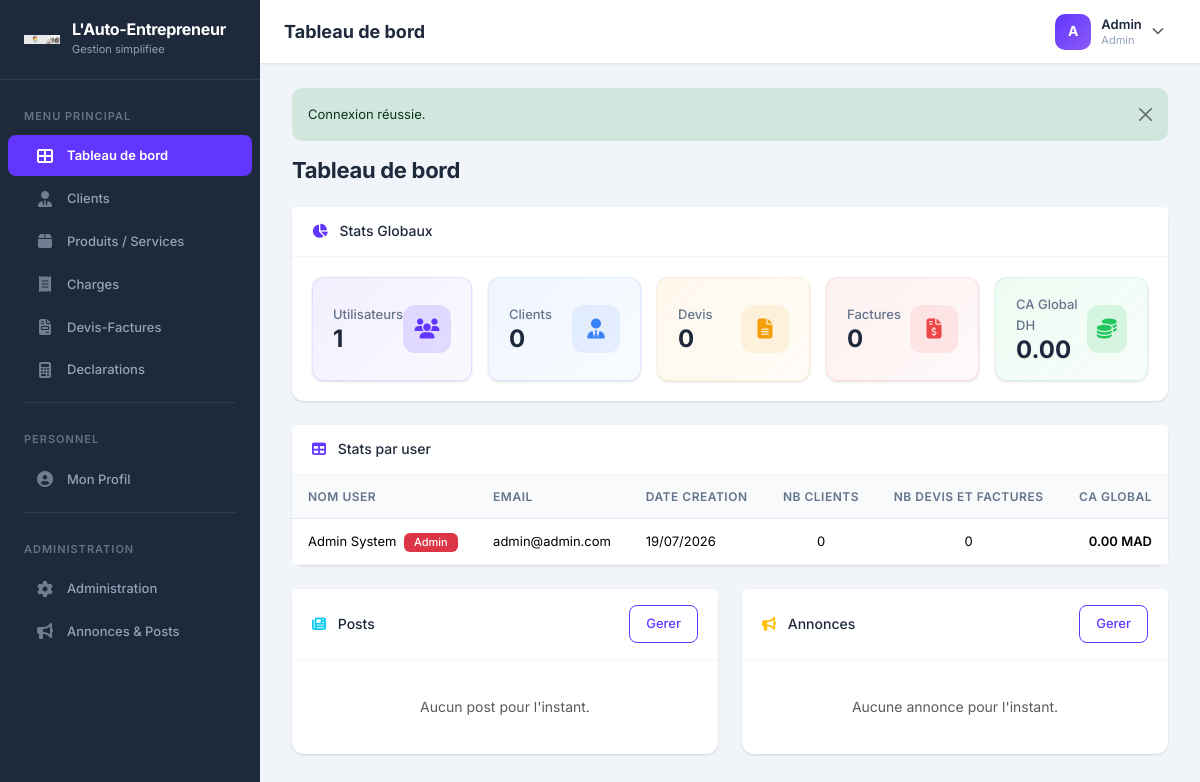
/index.php (signed in), run on the app's committed database.
### tables this page shows
CREATE TABLE users (
    id INT AUTO_INCREMENT PRIMARY KEY,
    role ENUM('admin', 'user') DEFAULT 'user',
    nom_complet VARCHAR(100) NOT NULL,
    nom_affichage VARCHAR(100) NOT NULL,
    titre_pro VARCHAR(100),
    titre_pro_ar VARCHAR(100),
    ville VARCHAR(100),
    langue_principale VARCHAR(50) DEFAULT 'Français',
    bio TEXT,
    bio_ar TEXT,
    whatsapp VARCHAR(20),
    telephone VARCHAR(20),
    email VARCHAR(150) UNIQUE NOT NULL,
    password VARCHAR(255) NOT NULL,
    site_web VARCHAR(255),
    reseaux_sociaux JSON,
    mots_cles VARCHAR(255),
    raison_sociale VARCHAR(150),
    email_pro VARCHAR(150),
    ice VARCHAR(20),
    identifiant_fiscal VARCHAR(20),
    cnie VARCHAR(20),
    nom_banque VARCHAR(150),
    rib VARCHAR(50),
    taxe_professionnelle VARCHAR(20),
    prefixe_devis VARCHAR(10) DEFAULT 'DEV',
    prefixe_facture VARCHAR(10) DEFAULT 'FAC',
    prefixe_livraison VARCHAR(10) DEFAULT 'BL',
    signature_url VARCHAR(255),
    signature_taille INT DEFAULT 100,
    logo_pdf_url VARCHAR(255),
    created_at TIMESTAMP DEFAULT CURRENT_TIMESTAMP,
    updated_at TIMESTAMP DEFAULT CURRENT_TIMESTAMP ON UPDATE CURRENT_TIMESTAMP
);

### index.php (called while the page is built, shortened)
<?php
require_once __DIR__ . '/config/database.php';
require_once __DIR__ . '/src/Helper.php';
require_once __DIR__ . '/src/Auth.php';
require_once __DIR__ . '/src/User.php';
require_once __DIR__ . '/src/Client.php';
require_once __DIR__ . '/src/Document.php';
$page = $_GET['page'] ?? 'dashboard';
$routes = [
    'dashboard'     => 'pages/dashboard.php',
    'clients'       => 'pages/clients/index.php',
    'clients/view'  => 'pages/clients/view.php',
    'clients/create'=> 'pages/clients/create.php',
    'clients/edit'  => 'pages/clients/edit.php',
    'clients/delete'=> 'pages/clients/delete.php',
    'produits'       => 'pages/produits/index.php',
    'produits/create'=> 'pages/produits/create.php',
    'produits/edit'  => 'pages/produits/edit.php',
    'produits/delete'=> 'pages/produits/delete.php',
    'charges'        => 'pages/charges/index.php',
    'charges/create' => 'pages/charges/create.php',
    'charges/edit'   => 'pages/charges/edit.php',
    'charges/delete' => 'pages/charges/delete.php',
    'documents'       => 'pages/documents/index.php',
    'documents/create'=> 'pages/documents/create.php',
    'documents/edit'  => 'pages/documents/edit.php',
    'documents/view'  => 'pages/documents/view.php',
    'documents/pdf'   => 'pages/documents/pdf.php',
    'documents/delete'=> 'pages/documents/delete.php',
    'declarations'       => 'pages/declarations/index.php',
    'declarations/create'=> 'pages/declarations/create.php',
    'declarations/edit'  => 'pages/declarations/edit.php',
    'declarations/delete'=> 'pages/declarations/delete.php',
    'profil'        => 'pages/profil/index.php',
    'profil/edit'   => 'pages/profil/edit.php',
    'admin'         => 'pages/admin/dashboard.php',
    'admin/annonces'=> 'pages/admin/annonces.php',
    'annonces/view' => 'pages/annonces/view.php',
];
$routeFile = $routes[$page] ?? $routes['dashboard'];
require __DIR__ . '/' . $routeFile;

### config/database.php (called while the page is built, shortened)
<?php
class Database {
    private static ?PDO $instance = null;
    public static function getInstance(): PDO {
        if (self::$instance === null) {
            $dsn = sprintf(
                'mysql:host=%s;dbname=%s;charset=%s',
                self::DB_HOST, self::DB_NAME, self::DB_CHARSET
            );
            self::$instance = new PDO($dsn, self::DB_USER, self::DB_PASS, [
                PDO::ATTR_ERRMODE            => PDO::ERRMODE_EXCEPTION,
                PDO::ATTR_DEFAULT_FETCH_MODE => PDO::FETCH_ASSOC,
                PDO::ATTR_EMULATE_PREPARES   => false,
            ]);
        }
        return self::$instance;
    }
}

### src/Auth.php (called while the page is built, shortened)
<?php
class Auth {
    public static function isAdmin(): bool {
        return isset($_SESSION['role']) && $_SESSION['role'] === 'admin';
    }
    public static function userId(): int {
        return (int) ($_SESSION['user_id'] ?? 0);
    }
}

### src/User.php (called while the page is built, shortened)
<?php
class User {
    private PDO $db;
    public function __construct() {
        $this->db = Database::getInstance();
    }
    public function getById(int $id): ?array {
        $stmt = $this->db->prepare('SELECT * FROM users WHERE id = ?');
        $stmt->execute([$id]);
        return $stmt->fetch() ?: null;
    }
    public function count(): int {
        return (int) $this->db->query('SELECT COUNT(*) FROM users')->fetchColumn();
    }
    public function statsParUser(): array {
        $sql = 'SELECT u.id, u.nom_complet, u.email, u.role, u.created_at,
                (SELECT COUNT(*) FROM clients c WHERE c.user_id = u.id) AS nb_clients,
                (SELECT COUNT(*) FROM documents d WHERE d.user_id = u.id AND d.type_document IN ("devis", "facture")) AS nb_docs,
                (SELECT COALESCE(SUM(COALESCE(d.montant_paiement, d.total_ht)), 0) FROM documents d WHERE d.user_id = u.id AND d.type_document = "facture" AND d.statut != "annule") AS ca_global
                FROM users u ORDER BY u.created_at DESC';
        return $this->db->query($sql)->fetchAll();
    }
}

### src/Client.php (called while the page is built, shortened)
<?php
class Client {
    private PDO $db;
    public function __construct() {
        $this->db = Database::getInstance();
    }
    public function countAll(): int {
        return (int) $this->db->query('SELECT COUNT(*) FROM clients')->fetchColumn();
    }
}

### src/Document.php (called while the page is built, shortened)
<?php
class Document {
    private PDO $db;
    public function __construct() {
        $this->db = Database::getInstance();
    }
    public function totalCAAll(): float {
        return (float) $this->db->query('SELECT COALESCE(SUM(COALESCE(montant_paiement, total_ht)), 0) FROM documents WHERE type_document = "facture" AND statut != "annule"')->fetchColumn();
    }
    public function countByTypeAll(): array {
        $stmt = $this->db->query('SELECT type_document, COUNT(*) as nb FROM documents WHERE statut != "annule" GROUP BY type_document');
        $result = ['devis' => 0, 'facture' => 0, 'bon_livraison' => 0];
        return $result;
    }
}

### pages/dashboard.php (the view, shortened to what this page needs)
<?php
require_once __DIR__ . '/../includes/header.php';
$docModel = new Document();
$clientModel = new Client();
$annonceModel = new Annonce();
$userModel = new User();
if (Auth::isAdmin()) {
    $totalUsers = $userModel->count();
    $docStats = $docModel->countByTypeAll();
    $totalCA = $docModel->totalCAAll();
    $statsUsers = $userModel->statsParUser();
    $totalClients = $clientModel->countAll();
    $posts = $annonceModel->getByType('post');
    $annoncesList = $annonceModel->getByType('annonce');
}
?>
<div class="d-flex justify-content-between align-items-center page-header">
    <h4 class="page-title">Tableau de bord</h4>
</div>
<?php if (Auth::isAdmin()): ?>
<div class="card mb-4">
    <div class="card-header bg-white">
        <h6 class="mb-0"><i class="fas fa-chart-pie me-2 text-primary"></i> Stats Globaux</h6>
    </div>
    <div class="card-body">
        <div class="row g-3">
            <div class="col-6 col-md-4 col-xl">
                <div class="card stat-card bg-primary-soft h-100">
                    <div class="card-body d-flex justify-content-between align-items-center py-3">
                        <div>
                            <div class="stat-label">Utilisateurs</div>
                            <div class="stat-value"><?= $totalUsers ?></div>
                        </div>
                        <div class="stat-icon primary">
                            <i class="fas fa-users"></i>
                        </div>
                    </div>
                </div>
            </div>
            <div class="col-6 col-md-4 col-xl">
                <div class="card stat-card bg-info-soft h-100">
                    <div class="card-body d-flex justify-content-between align-items-center py-3">
                        <div>
                            <div class="stat-label">Clients</div>
                            <div class="stat-value"><?= $totalClients ?></div>
                        </div>
                        <div class="stat-icon info">
                            <i class="fas fa-user-tie"></i>
                        </div>
                    </div>
                </div>
            </div>
            <div class="col-6 col-md-4 col-xl">
                <div class="card stat-card bg-warning-soft h-100">
                    <div class="card-body d-flex justify-content-between align-items-center py-3">
                        <div>
                            <div class="stat-label">Devis</div>
                            <div class="stat-value"><?= $docStats['devis'] ?></div>
                        </div>
                        <div class="stat-icon warning">
                            <i class="fas fa-file-alt"></i>
                        </div>
                    </div>
                </div>
            </div>
            <div class="col-6 col-md-4 col-xl">
                <div class="card stat-card bg-danger-soft h-100">
                    <div class="card-body d-flex justify-content-between align-items-center py-3">
                        <div>
                            <div class="stat-label">Factures</div>
                            <div class="stat-value"><?= $docStats['facture'] ?></div>
                        </div>
                        <div class="stat-icon danger">
                            <i class="fas fa-file-invoice-dollar"></i>
                        </div>
                    </div>
                </div>
            </div>
            <div class="col-6 col-md-4 col-xl">
                <div class="card stat-card bg-success-soft h-100">
                    <div class="card-body d-flex justify-content-between align-items-center py-3">
                        <div>
                            <div class="stat-label">CA Global DH</div>
                            <div class="stat-value"><?= number_format($totalCA, 2, '.', ' ') ?></div>
                        </div>
                        <div class="stat-icon success">
                            <i class="fas fa-coins"></i>
                        </div>
                    </div>
                </div>
            </div>
        </div>
    </div>
</div>
<div class="card mb-4">
    <div class="card-header bg-white">
        <h6 class="mb-0"><i class="fas fa-table me-2 text-primary"></i> Stats par user</h6>
    </div>
    <div class="card-body p-0">
        <div class="table-responsive">
            <table class="table table-hover mb-0">
                <thead>
                    <tr>
                        <th>Nom user</th>
                        <th>Email</th>
                        <th>Date creation</th>
                        <th class="text-center">Nb clients</th>
                        <th class="text-center">Nb devis et factures</th>
                        <th class="text-end">CA Global</th>
                    </tr>
                </thead>
                <tbody>
                <?php foreach ($statsUsers as $s): ?>
                    <tr>
                        <td>
                            <?= Helper::sanitize($s['nom_complet']) ?>
                            <?php if ($s['role'] === 'admin'): ?>
                                <span class="badge bg-danger ms-1">Admin</span>
                            <?php endif; ?>
                        </td>
                        <td><?= Helper::sanitize($s['email']) ?></td>
                        <td><?= date('d/m/Y', strtotime($s['created_at'])) ?></td>
                        <td class="text-center"><?= (int) $s['nb_clients'] ?></td>
                        <td class="text-center"><?= (int) $s['nb_docs'] ?></td>
                        <td class="text-end fw-semibold"><?= Helper::formatMoney($s['ca_global']) ?></td>
                    </tr>
                <?php endforeach; ?>
                </tbody>
            </table>
        </div>
    </div>
</div>
<?php endif; ?>
<div class="row g-4 mb-4">
    <div class="col-lg-6">
        <div class="card h-100">
            <div class="card-header bg-white d-flex justify-content-between align-items-center">
                <h6 class="mb-0"><i class="fas fa-newspaper me-2 text-info"></i> Posts</h6>
                <?php if (Auth::isAdmin()): ?>
                    <a href="<?= APP_URL ?>/?page=admin/annonces" class="btn btn-sm btn-outline-primary">Gerer</a>
                <?php endif; ?>
            </div>
            <div class="card-body">
                <?php if (empty($posts)): ?>
                    <p class="text-muted text-center py-3 mb-0">Aucun post pour l'instant.</p>
                <?php endif; ?>
            </div>
        </div>
    </div>
    <div class="col-lg-6">
        <div class="card h-100">
            <div class="card-header bg-white d-flex justify-content-between align-items-center">
                <h6 class="mb-0"><i class="fas fa-bullhorn me-2 text-warning"></i> Annonces</h6>
                <?php if (Auth::isAdmin()): ?>
                    <a href="<?= APP_URL ?>/?page=admin/annonces" class="btn btn-sm btn-outline-primary">Gerer</a>
                <?php endif; ?>
            </div>
            <div class="card-body">
                <?php if (empty($annoncesList)): ?>
                    <p class="text-muted text-center py-3 mb-0">Aucune annonce pour l'instant.</p>
                <?php endif; ?>
            </div>
        </div>
    </div>
</div>
<?php require_once __DIR__ . '/../includes/footer.php'; ?>

### includes/header.php (shortened to what this page needs)
<?php
$userModel = new User();
$currentUser = $userModel->getById(Auth::userId());
$currentPage = $_GET['page'] ?? 'dashboard';
$pageTitles = [
    'dashboard' => 'Tableau de bord',
    'clients' => 'Clients',
    'clients/create' => 'Nouveau client',
    'clients/edit' => 'Modifier client',
    'produits' => 'Produits / Services',
    'produits/create' => 'Nouveau produit',
    'produits/edit' => 'Modifier produit',
    'charges' => 'Charges',
    'charges/create' => 'Nouvelle charge',
    'charges/edit' => 'Modifier charge',
    'documents' => 'Devis-Factures',
    'documents/create' => 'Nouveau document',
    'documents/view' => 'Document',
    'documents/edit' => 'Modifier document',
    'declarations' => 'Declarations',
    'declarations/create' => 'Simulateur de declaration',
    'declarations/edit' => 'Modifier declaration',
    'profil' => 'Mon Profil',
    'profil/edit' => 'Modifier profil',
    'admin' => 'Administration',
    'admin/annonces' => 'Annonces & Posts',
];
?>
<!DOCTYPE html>
<html lang="fr">
<head>
    <link href="https://cdn.jsdelivr.net/npm/bootstrap@5.3.3/dist/css/bootstrap.min.css" rel="stylesheet">
    <link href="https://cdnjs.cloudflare.com/ajax/libs/font-awesome/6.5.1/css/all.min.css" rel="stylesheet">
    <link href="<?= APP_URL ?>/assets/css/custom.css" rel="stylesheet">
</head>
<body>
<div class="d-flex" id="wrapper">
    <?php include __DIR__ . '/sidebar.php'; ?>
    <div id="page-content-wrapper">
        <nav class="top-navbar">
            <div class="navbar-brand-section">
                <h4><?= $pageTitles[$currentPage] ?? 'Page' ?></h4>
            </div>
            <div class="navbar-actions">
                <div class="dropdown">
                    <div class="user-dropdown" data-bs-toggle="dropdown">
                        <div class="user-avatar">
                            <?= strtoupper(substr($currentUser['nom_affichage'] ?? 'U', 0, 1)) ?>
                        </div>
                        <div class="user-info d-none d-md-block">
                            <div class="user-name"><?= Helper::sanitize($currentUser['nom_affichage'] ?? '') ?></div>
                            <div class="user-role"><?= ucfirst($currentUser['role'] ?? 'user') ?></div>
                        </div>
                        <i class="fas fa-chevron-down text-muted small"></i>
                    </div>
                </div>
            </div>
        </nav>
        <div class="container-fluid">

### data on the page
users: nom_affichage "A", nom_affichage "Admin", role "Admin", nom_complet "Admin System", email "admin@admin.com", created_at "19/07/2026", nb_clients "0", nb_docs "0", ca_global "0.00 MAD"

### other printed values
$pageTitles[$currentPage] "Tableau de bord"
self::sanitize($success) "Connexion réussie."
$totalUsers "1"
$totalClients "0"
$docStats['devis'] "0"
$docStats['facture'] "0"
$totalCA "0.00"
